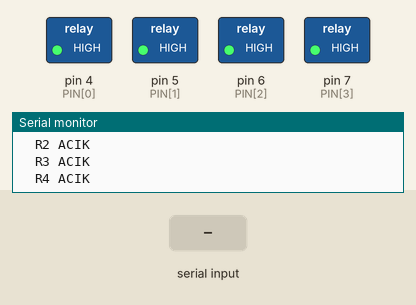
The sketch below on a simulated Arduino Uno, built with avr-gcc and run on an emulated ATmega328P. On the bench: switched loads named in the sketch (green lamp = pin HIGH), the last lines printed to the serial monitor. Inputs (shaded band) come from the test bench.

Above: at 1.2 s.
1.3 s: "30,150\n" received over Serial
At 2.3 s:
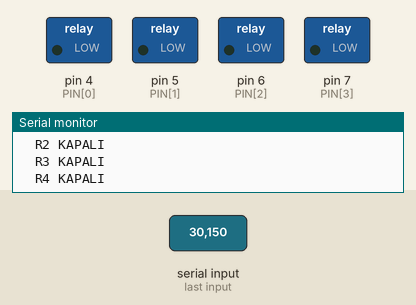
4.9 s: "s,45\n" received over Serial
At 5.6 s:
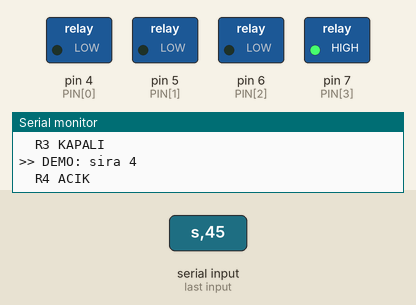
18.8 s: "90,45\n" received over Serial
At 21.1 s:
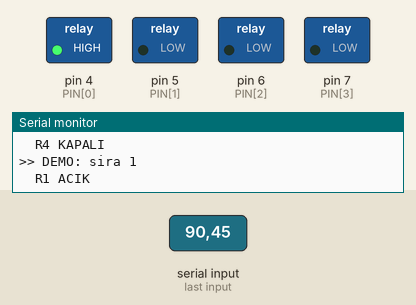
40.8 s: "30,150\n" received over Serial
42.9 s: "a,45\n" received over Serial
44.9 s: "s90\n" received over Serial
Timing chart, 0 to 47.4 s (numbered marks = the images above; inputs shaded):
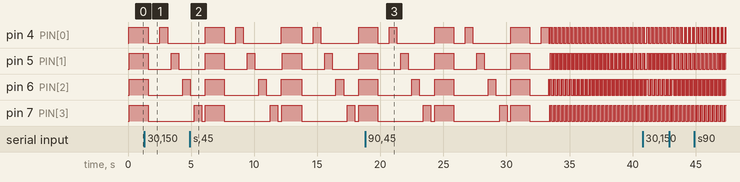

The sketch:

sketch.ino
```cpp
/*
  4 kanalli röle sürücüsü - V2 (kullanıcı pin haritası)
  -----------------------------------------------------
  J1 (5 pin): 1=GND -> Arduino GND
              2=IN1 -> Arduino D4
              3=IN2 -> Arduino D5
              4=IN3 -> Arduino D6
              5=IN4 -> Arduino D7
              (header'da 5V YOK - Arduino USB'den beslenir)

  J2 (2 pin): 1=Harici +5V DC, 2=GND  -> SADECE röle beslemesi

  HIGH = röle çekilir (COM-NO kapanır). Seri komutlar: a, k, 1-4, s
*/

const int PIN[4] = {4, 5, 6, 7};
const char* AD[4] = {"R1", "R2", "R3", "R4"};
int state[4] = {0, 0, 0, 0};

void setup() {
  Serial.begin(9600);
  for (int i = 0; i < 4; i++) pinMode(PIN[i], OUTPUT);
  allOff();
  Serial.println(F("Hazir. J1: GND,D4,D5,D6,D7 | J2: +5V DC/GND | Komut: a k 1-4 s"));
}

void loop() {
  Serial.println(F(">> DEMO: 4 role ACIK"));
  allOn();
  bekle(1500);

  Serial.println(F(">> DEMO: 4 role KAPALI"));
  allOff();
  bekle(900);

  for (int k = 1; k <= 4; k++) {
    Serial.print(F(">> DEMO: sira "));
    Serial.println(k);
    setRelay(k, 1);
    bekle(600);
    setRelay(k, 0);
    bekle(300);
  }

  while (Serial.available() > 0) {
    int c = Serial.read();
    komut(c);
  }
}

void setRelay(int k, int on) {
  if (k < 1 || k > 4) return;
  digitalWrite(PIN[k - 1], on ? HIGH : LOW);
  state[k - 1] = on;
  Serial.print(F("  "));
  Serial.print(AD[k - 1]);
  Serial.println(on ? F(" ACIK") : F(" KAPALI"));
}

void allOn() {
  for (int k = 1; k <= 4; k++) setRelay(k, 1);
}

void allOff() {
  for (int k = 1; k <= 4; k++) setRelay(k, 0);
}

void bekle(int ms) {
  int t0 = millis();
  while (millis() - t0 < ms) delay(10);
}

void komut(int c) {
  if (c == 'a') {
    Serial.println(F(">> KOMUT: hepsi acik"));
    allOn();
  } else if (c == 'k') {
    Serial.println(F(">> KOMUT: hepsi kapali"));
    allOff();
  } else if (c >= '1' && c <= '4') {
    int k = c - '0';
    Serial.print(F(">> KOMUT: R"));
    Serial.println(k);
    setRelay(k, state[k - 1] ? 0 : 1);
  } else if (c == 's') {
    Serial.print(F(">> DURUM:"));
    for (int k = 1; k <= 4; k++) {
      Serial.print(F(" R"));
      Serial.print(k);
      Serial.print(state[k - 1] ? F("=1") : F("=0"));
    }
    Serial.println(F(""));
  }
}
```
